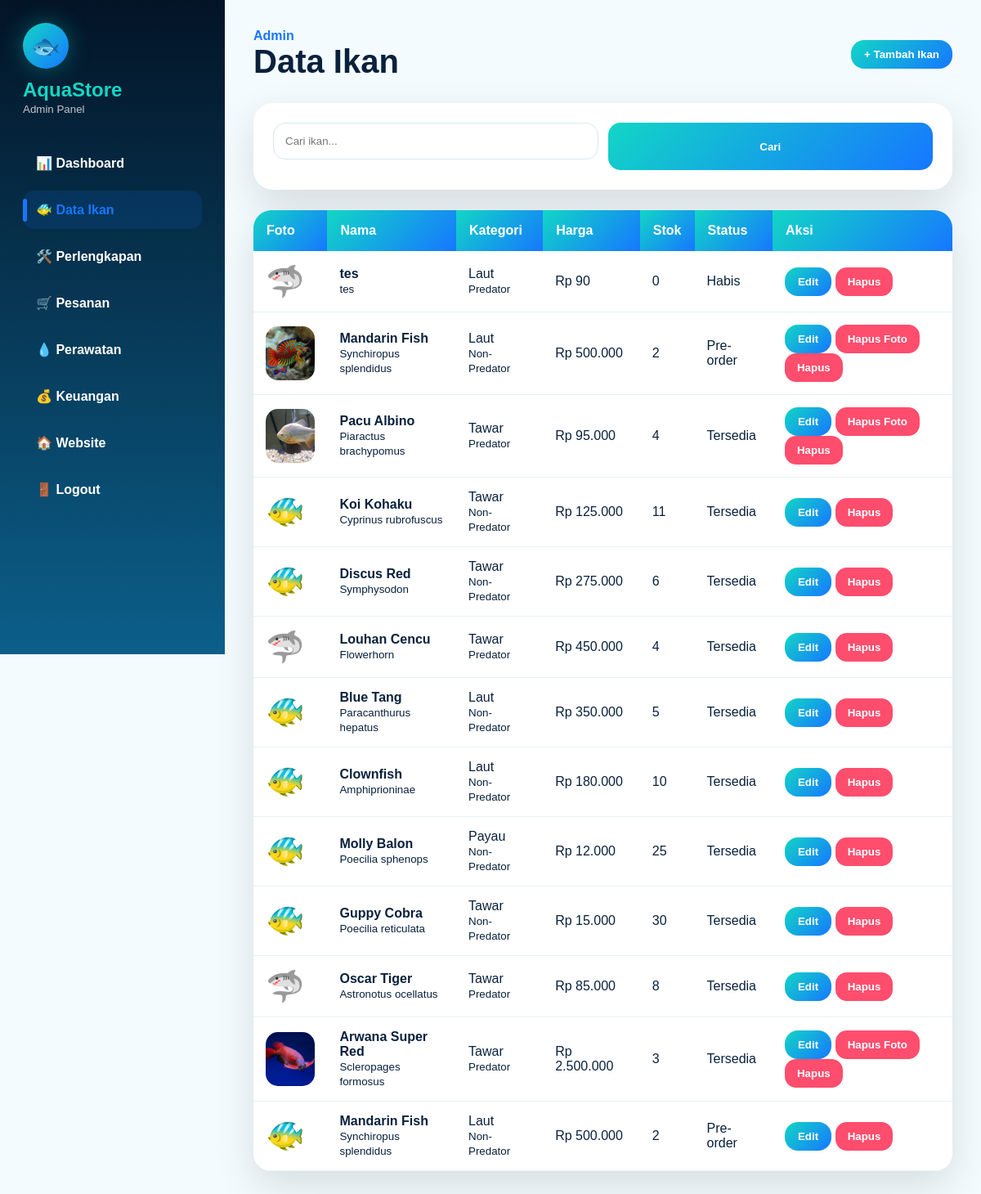
/admin/ikan.php (signed in), run on the app's committed database.
### tables this page shows
CREATE TABLE `ikan` (
  `id` int(11) NOT NULL,
  `nama` varchar(100) NOT NULL,
  `nama_latin` varchar(100) DEFAULT NULL,
  `kategori_air` enum('Laut','Tawar','Payau') NOT NULL,
  `kategori_sifat` enum('Predator','Non-Predator') NOT NULL,
  `kategori_jenis` enum('Hias','Konsumsi','Langka') NOT NULL,
  `harga` int(11) NOT NULL,
  `stok` int(11) NOT NULL,
  `ukuran_cm` decimal(5,2) DEFAULT NULL,
  `tingkat_perawatan` enum('Mudah','Sedang','Sulit') NOT NULL,
  `foto` varchar(255) DEFAULT NULL,
  `deskripsi` text DEFAULT NULL,
  `tips_perawatan` text DEFAULT NULL,
  `status` enum('Tersedia','Habis','Pre-order') DEFAULT 'Tersedia',
  `created_at` timestamp NOT NULL DEFAULT current_timestamp()
);

### config/db.php (called while the page is built, shortened)
<?php
function e($text)
{
    return htmlspecialchars((string) ($text ?? ''), ENT_QUOTES, 'UTF-8');
}
function rupiah($angka)
{
    return 'Rp ' . number_format((int) $angka, 0, ',', '.');
}

### admin/ikan.php (the view, shortened to what this page needs)
<?php
require "../config/db.php";
$cari = trim($_GET['cari'] ?? '');
if ($cari != '') {
    $stmt = $pdo->prepare("
        SELECT * FROM ikan
        WHERE
            nama LIKE ?
            OR nama_latin LIKE ?
            OR kategori_air LIKE ?
            OR kategori_sifat LIKE ?
        ORDER BY id DESC
    ");
    $stmt->execute([
        "%$cari%",
        "%$cari%",
        "%$cari%",
        "%$cari%"
    ]);
} else {
    $stmt = $pdo->query("
        SELECT * FROM ikan
        ORDER BY id DESC
    ");
}
$data = $stmt->fetchAll();
?>
<!DOCTYPE html>
<html lang="id">
<head>
    <link rel="stylesheet" href="../assets/css/style.css?v=20">
</head>
<body>
    <div class="admin-layout"><?php include "sidebar.php"; ?>
        <main class="admin-content">
            <div class="admin-header">
                <div>
                    <span>Admin</span>
                    <h1>Data Ikan</h1>
                </div>
                <button class="mini-button" onclick="openModal('modalTambah')">
                    + Tambah Ikan
                </button>
            </div>
            <div class="admin-panel">
                <form method="GET" class="admin-form">
                    <input type="text" name="cari" placeholder="Cari ikan..." value="<?= e($cari) ?>">
                    <button>Cari</button>
                </form>
            </div>
            <div class="table-box">
                <table>
                    <tr>
                        <th>Foto</th>
                        <th>Nama</th>
                        <th>Kategori</th>
                        <th>Harga</th>
                        <th>Stok</th>
                        <th>Status</th>
                        <th>Aksi</th>
                    </tr>
                    <?php foreach ($data as $i): ?>
                        <tr>
                            <td>
                                <?php if (!empty($i['foto'])): ?>
                                    <img src="../uploads/ikan/<?= e($i['foto']) ?>?v=<?= time() ?>" class="thumb">
                                <?php else: ?>
                                    <div class="emoji-table">
                                        <?= $i['kategori_sifat'] == 'Predator'
                                            ? '🦈'
                                            : '🐠'
                                            ?>
                                    </div>
                                <?php endif; ?>
                            </td>
                            <td>
                                <b><?= e($i['nama']) ?></b>
                                <br>
                                <small>
                                    <?= e($i['nama_latin']) ?>
                                </small>
                            </td>
                            <td>
                                <?= e($i['kategori_air']) ?>
                                <br>
                                <small>
                                    <?= e($i['kategori_sifat']) ?>
                                </small>
                            </td>
                            <td>
                                <?= rupiah($i['harga']) ?>
                            </td>
                            <td>
                                <?= e($i['stok']) ?>
                            </td>
                            <td>
                                <?= e($i['status']) ?>
                            </td>
                            <td>
                                <button class="mini-button" onclick="openModal('edit<?= $i['id'] ?>')">
                                    Edit
                                </button>
                                <?php if (!empty($i['foto'])): ?>
                                    <form action="../proses/hapus-foto-ikan.php" method="POST" style="display:inline-block;"
                                        onsubmit="return confirm('Hapus foto ikan ini?')">
                                        <button class="delete-button">
                                            Hapus Foto
                                        </button>
                                    </form>
                                <?php endif; ?>
                                <form action="../proses/hapus-ikan.php" method="POST" style="display:inline-block;"
                                    onsubmit="return confirm('Hapus ikan ini?')">
                                    <button class="delete-button">
                                        Hapus
                                    </button>
                                </form>
                            </td>
                        </tr>
                    <?php endforeach; ?>
                </table>
            </div>
        </main>
    </div>
</body>
</html>

### assets/css/style.css (style rules this page uses)
:root { --dark: #031426; --dark2: #062847; --blue: #1677ff; --cyan: #12d6c5; --white: #fff; --soft: #f4fbff; --text: #09213d; --muted: #64748b; --danger: #ff4d6d; --shadow: 0 18px 50px rgba(0, 0, 0, .12); --radius: 24px }
* { margin: 0; padding: 0; box-sizing: border-box }
body { font-family: 'Poppins', Arial, sans-serif; background: var(--soft); color: var(--text); overflow-x: hidden }
img { max-width: 100%; display: block }
.hero-button, .login-button, .mini-button { border: none; cursor: pointer; font-weight: 800; border-radius: 16px; transition: .25s }
.mini-button { display: inline-block; padding: 10px 16px; color: white; background: linear-gradient(135deg, var(--cyan), var(--blue)) }
.delete-button { padding: 10px 15px; border: none; border-radius: 14px; background: var(--danger); color: white; font-weight: 800; cursor: pointer }
.login-box input, .modal-box input, .modal-box select, .modal-box textarea, .checkout-form input, .checkout-form textarea, .checkout-form select, .search-form input, .search-form select, .admin-form input, .admin-form select { width: 100%; padding: 14px; margin-bottom: 13px; border: 1px solid #d5e8f1; border-radius: 15px; outline: none; font-family: inherit; background: white }
.table-box { width: 100%; overflow-x: auto; border-radius: 22px; background: white; box-shadow: var(--shadow) }
table { width: 100%; border-collapse: collapse; background: white }
th { padding: 16px; text-align: left; color: white; background: linear-gradient(135deg, var(--cyan), var(--blue)) }
td { padding: 15px; border-bottom: 1px solid #e7f3ef; color: var(--text) }
.thumb { width: 66px; height: 66px; object-fit: cover; border-radius: 15px }
.emoji-table { font-size: 38px }
.admin-layout { display: flex; min-height: 100vh; background: var(--soft) }
.admin-content { width: calc(100% - 275px); margin-left: 275px; padding: 35px }
.admin-header { margin-bottom: 28px; display: flex; justify-content: space-between; align-items: center }
.admin-header span { color: var(--blue); font-weight: 900 }
.admin-header h1 { font-size: 40px }
.dash-card, .admin-panel { padding: 24px; border-radius: var(--radius); background: white; box-shadow: var(--shadow) }
.admin-panel { margin-bottom: 25px }
.admin-form { display: grid; grid-template-columns: repeat(auto-fit, minmax(190px, 1fr)); gap: 12px }
.admin-form button { min-height: 48px; border: none; border-radius: 15px; background: linear-gradient(135deg, var(--cyan), var(--blue)); color: white; font-weight: 900; cursor: pointer }

### data on the page
ikan: nama "tes", nama_latin "tes", kategori_air "Laut", kategori_sifat "Predator", harga "Rp 90", stok "0", status "Habis"
ikan: foto (picture), nama "Mandarin Fish", nama_latin "Synchiropus splendidus", kategori_air "Laut", kategori_sifat "Non-Predator", harga "Rp 500.000", stok "2", status "Pre-order"
ikan: foto (picture), nama "Pacu Albino", nama_latin "Piaractus brachypomus", kategori_air "Tawar", kategori_sifat "Predator", harga "Rp 95.000", stok "4", status "Tersedia"
ikan: nama "Koi Kohaku", nama_latin "Cyprinus rubrofuscus", kategori_air "Tawar", kategori_sifat "Non-Predator", harga "Rp 125.000", stok "11", status "Tersedia"
ikan: nama "Discus Red", nama_latin "Symphysodon", kategori_air "Tawar", kategori_sifat "Non-Predator", harga "Rp 275.000", stok "6", status "Tersedia"
ikan: nama "Louhan Cencu", nama_latin "Flowerhorn", kategori_air "Tawar", kategori_sifat "Predator", harga "Rp 450.000", stok "4", status "Tersedia"
ikan: nama "Blue Tang", nama_latin "Paracanthurus hepatus", kategori_air "Laut", kategori_sifat "Non-Predator", harga "Rp 350.000", stok "5", status "Tersedia"
ikan: nama "Clownfish", nama_latin "Amphiprioninae", kategori_air "Laut", kategori_sifat "Non-Predator", harga "Rp 180.000", stok "10", status "Tersedia"
ikan: nama "Molly Balon", nama_latin "Poecilia sphenops", kategori_air "Payau", kategori_sifat "Non-Predator", harga "Rp 12.000", stok "25", status "Tersedia"
ikan: nama "Guppy Cobra", nama_latin "Poecilia reticulata", kategori_air "Tawar", kategori_sifat "Non-Predator", harga "Rp 15.000", stok "30", status "Tersedia"
ikan: nama "Oscar Tiger", nama_latin "Astronotus ocellatus", kategori_air "Tawar", kategori_sifat "Predator", harga "Rp 85.000", stok "8", status "Tersedia"
ikan: foto (picture), nama "Arwana Super Red", nama_latin "Scleropages formosus", kategori_air "Tawar", kategori_sifat "Predator", harga "Rp 2.500.000", stok "3", status "Tersedia"
ikan: nama "Mandarin Fish", nama_latin "Synchiropus splendidus", kategori_air "Laut", kategori_sifat "Non-Predator", harga "Rp 500.000", stok "2", status "Pre-order"
